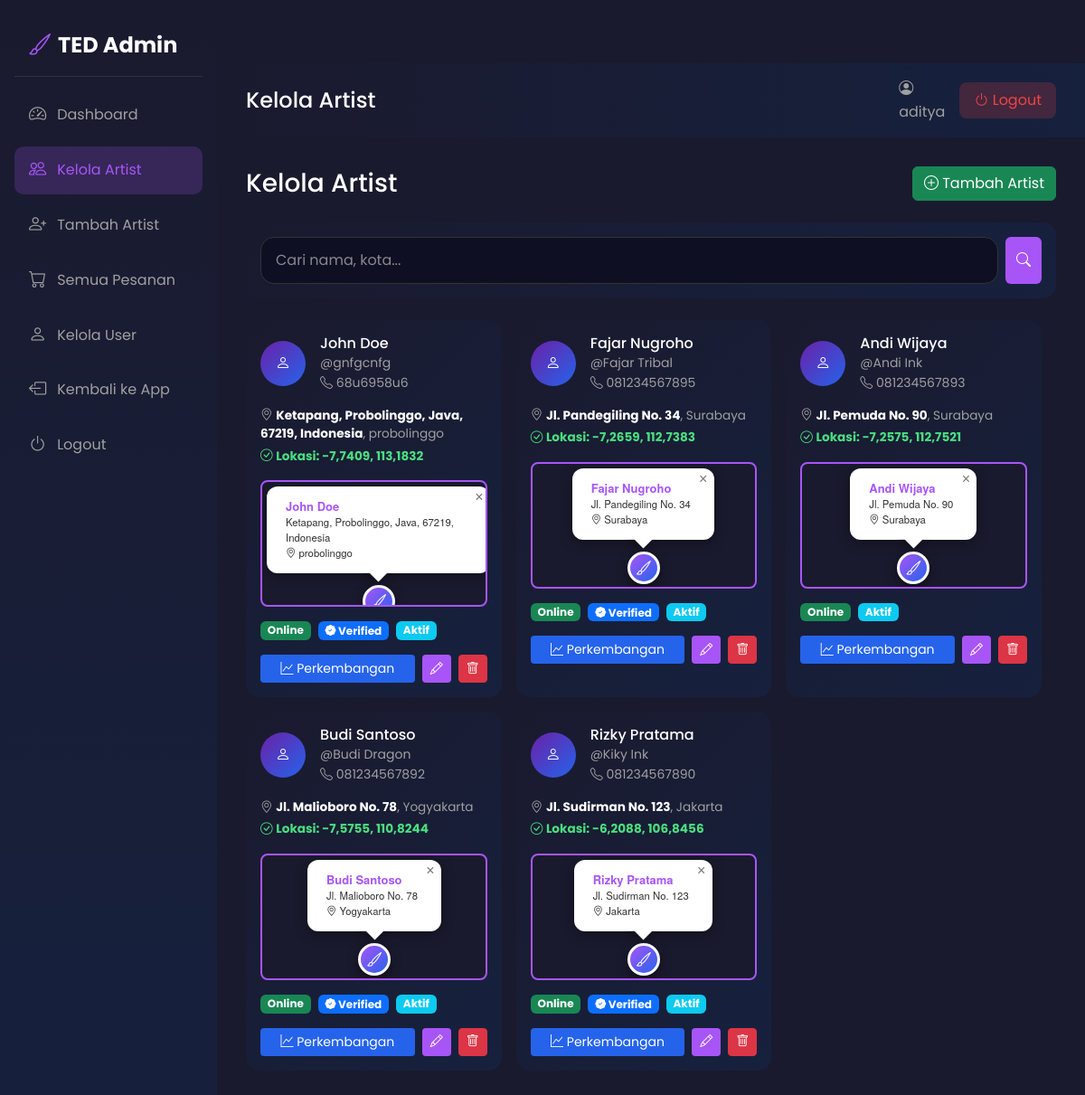
The app's page /owner/artists/ (signed in) with its own data.
### tedapp/models.py (models this page shows, shortened)
class Artist(models.Model):
    user = models.OneToOneField(User, on_delete=models.CASCADE, null=True, blank=True, related_name='artist_profile')
    name = models.CharField(max_length=200)
    nickname = models.CharField(max_length=100)
    photo = models.ImageField(upload_to='artists/', blank=True, null=True)
    phone = models.CharField(max_length=20)
    email = models.EmailField(blank=True)
    address = models.CharField(max_length=300)
    city = models.CharField(max_length=100)
    latitude = models.DecimalField(max_digits=9, decimal_places=6, null=True, blank=True)
    longitude = models.DecimalField(max_digits=9, decimal_places=6, null=True, blank=True)
    current_latitude = models.DecimalField(max_digits=9, decimal_places=6, null=True, blank=True, help_text='Lokasi saat ini (mobile tracking)')
    current_longitude = models.DecimalField(max_digits=9, decimal_places=6, null=True, blank=True, help_text='Lokasi saat ini (mobile tracking)')
    description = models.TextField()
    specializations = models.CharField(max_length=300)
    experience_years = models.IntegerField(default=0)
    rating = models.DecimalField(max_digits=3, decimal_places=2, default=0)
    total_reviews = models.IntegerField(default=0)
    is_available_home = models.BooleanField(default=True)
    is_available_studio = models.BooleanField(default=True)
    home_service_fee = models.DecimalField(max_digits=10, decimal_places=0, default=0)
    studio_name = models.CharField(max_length=200, blank=True)
    studio_address = models.CharField(max_length=300, blank=True)
    service_radius_km = models.DecimalField(max_digits=5, decimal_places=2, default=20, help_text='Radius layanan dalam km')
    is_verified = models.BooleanField(default=False)
    is_active = models.BooleanField(default=True)
    is_online = models.BooleanField(default=False, help_text='Artist sedang online/menerima order')
    payment_gopay = models.CharField(max_length=30, blank=True, help_text='Nomor GoPay')
    payment_ovo = models.CharField(max_length=30, blank=True, help_text='Nomor OVO')
    payment_dana = models.CharField(max_length=30, blank=True, help_text='Nomor DANA')
    payment_shopeepay = models.CharField(max_length=30, blank=True, help_text='Nomor ShopeePay')
    payment_transfer = models.CharField(max_length=50, blank=True, help_text='Nomor Rekening Transfer Bank')
    payment_bank_name = models.CharField(max_length=50, blank=True, help_text='Nama Bank')
    created_at = models.DateTimeField(auto_now_add=True)
    @property
    def has_location(self):
        return bool(self.latitude and self.longitude)

### tedapp/views.py (the view)
# urls.py: path('owner/artists/', views.owner_artists, name='owner_artists'),
@login_required
def owner_artists(request):
    try:
        profile = request.user.profile
        if profile.role != 'owner':
            messages.error(request, 'Anda tidak memiliki akses ke halaman owner.')
            return redirect('home')
    except UserProfile.DoesNotExist:
        return redirect('home')
    search = request.GET.get('q', '')
    artists_list = Artist.objects.all().order_by('-created_at')
    if search:
        artists_list = artists_list.filter(
            Q(name__icontains=search) |
            Q(city__icontains=search) |
            Q(nickname__icontains=search)
        )
    context = {
        'artists': artists_list,
        'search': search,
    }
    return render(request, 'tedapp/owner_artists.html', context)

### tedapp/templates/tedapp/owner_artists.html (shortened to what this page needs)
{% extends 'tedapp/owner_base.html' %}
{% block page_title %}Kelola Artist{% endblock %}
{% block content %}
<div class="d-flex justify-content-between align-items-center mb-4">
    <h3 class="text-white mb-0">Kelola Artist</h3>
    <a href="{% url 'owner_add_artist' %}" class="btn btn-success">
        <i class="bi bi-plus-circle"></i> Tambah Artist
    </a>
</div>
<div class="card border-0 mb-4" style="background: linear-gradient(135deg, #1a1a2e 0%, #16213e 100%); border-radius: 15px;">
    <div class="card-body">
        <form method="GET" class="d-flex gap-2">
            <input type="text" name="q" class="form-control" style="background: #0f0f23; border: 1px solid #333; color: #fff;" placeholder="Cari nama, kota..." value="{{ search }}">
            <button type="submit" class="btn btn-primary" style="background: #a855f7; border: none;">
                <i class="bi bi-search"></i>
            </button>
        </form>
    </div>
</div>
<link rel="stylesheet" href="https://unpkg.com/leaflet@1.9.4/dist/leaflet.css" />
<div class="row g-3">
    {% for artist in artists %}
    <div class="col-md-6 col-lg-4">
        <div class="card border-0 h-100" style="background: linear-gradient(135deg, #1a1a2e 0%, #16213e 100%); border-radius: 15px;">
            <div class="card-body">
                <div class="d-flex align-items-center mb-3">
                    {% if artist.photo %}
                    <img src="{{ artist.photo.url }}" class="rounded-circle me-3" style="width: 50px; height: 50px; object-fit: cover;">
                    {% else %}
                    <div class="rounded-circle me-3 d-flex align-items-center justify-content-center" style="width: 50px; height: 50px; background: linear-gradient(135deg, #6B21A8 0%, #2563EB 100%);">
                        <i class="bi bi-person text-white"></i>
                    </div>
                    {% endif %}
                    <div>
                        <h6 class="text-white mb-0">{{ artist.name }}</h6>
                        <small style="color: #a0a0a0;">@{{ artist.nickname }}</small>
                        <small class="d-block" style="color: #a0a0a0;"><i class="bi bi-telephone"></i> {{ artist.phone }}</small>
                    </div>
                </div>
                <div class="mb-3" style="font-size: 0.85rem;">
                    <p class="mb-1" style="color: #a0a0a0;"><i class="bi bi-geo-alt"></i> <strong style="color: #fff;">{{ artist.address }}</strong>, {{ artist.city }}</p>
                    {% if artist.has_location %}
                    <p class="mb-1" style="color: #4ade80;"><i class="bi bi-check-circle"></i> <strong>Lokasi: {{ artist.latitude|floatformat:4 }}, {{ artist.longitude|floatformat:4 }}</strong></p>
                    {% else %}
                    <p class="mb-0" style="color: #f87171;"><i class="bi bi-exclamation-triangle"></i> Lokasi belum di-set</p>
                    {% endif %}
                </div>
                {% if artist.has_location %}
                <div class="owner-map-container mb-3" data-lat="{{ artist.latitude }}" data-lng="{{ artist.longitude }}" data-name="{{ artist.name }}" data-address="{{ artist.address }}" data-city="{{ artist.city }}" style="height: 140px; border-radius: 8px; overflow: hidden; border: 2px solid #a855f7;"></div>
                {% endif %}
                <div class="d-flex gap-2 mb-3">
                    {% if artist.is_online %}
                    <span class="badge bg-success">Online</span>
                    {% else %}
                    <span class="badge bg-secondary">Offline</span>
                    {% endif %}
                    {% if artist.is_verified %}
                    <span class="badge bg-primary"><i class="bi bi-patch-check-fill"></i> Verified</span>
                    {% endif %}
                    {% if artist.is_active %}
                    <span class="badge bg-info">Aktif</span>
                    {% else %}
                    <span class="badge bg-danger">Nonaktif</span>
                    {% endif %}
                </div>
                <div class="d-flex gap-2">
                    <a href="{% url 'owner_artist_detail' artist.id %}" class="btn btn-sm flex-fill" style="background: #2563EB; color: #fff;">
                        <i class="bi bi-graph-up"></i> Perkembangan
                    </a>
                    <a href="{% url 'owner_edit_artist' artist.id %}" class="btn btn-sm" style="background: #a855f7; color: #fff;">
                        <i class="bi bi-pencil"></i>
                    </a>
                    <a href="{% url 'owner_delete_artist' artist.id %}" class="btn btn-sm btn-danger" onclick="return confirm('Yakin hapus artist {{ artist.name }}?')">
                        <i class="bi bi-trash"></i>
                    </a>
                </div>
            </div>
        </div>
    </div>
    {% empty %}
    <div class="col-12 text-center py-5">
        <i class="bi bi-people fs-1" style="color: #a0a0a0;"></i>
        <h5 class="mt-3 text-white">Tidak ada artist</h5>
        <a href="{% url 'owner_add_artist' %}" class="btn btn-success mt-2">Tambah Artist</a>
    </div>
    {% endfor %}
</div>
{% endblock %}

### tedapp/templates/tedapp/owner_base.html (shortened to what this page needs)
{% load static %}
{% load custom_filters %}
<!DOCTYPE html>
<html lang="id">
<head>
    <link href="https://cdn.jsdelivr.net/npm/bootstrap@5.3.0/dist/css/bootstrap.min.css" rel="stylesheet">
    <link rel="stylesheet" href="https://cdn.jsdelivr.net/npm/bootstrap-icons@1.10.0/font/bootstrap-icons.css">
    <link rel="stylesheet" href="https://unpkg.com/leaflet@1.9.4/dist/leaflet.css">
    <link rel="stylesheet" href="{% static 'base.css' %}">
    <link rel="stylesheet" href="{% static 'owner.css' %}">
</head>
<body>
    <aside class="sidebar">
        <a href="{% url 'owner_dashboard' %}" class="sidebar-brand">
            <i class="bi bi-brush" style="color: #a855f7;"></i> TED Admin
        </a>
        <ul class="sidebar-nav">
            <li>
                <a href="{% url 'owner_dashboard' %}" class="{% if request.path == '/owner/' %}active{% endif %}">
                    <i class="bi bi-speedometer2"></i>
                    <span>Dashboard</span>
                </a>
            </li>
            <li>
                <a href="{% url 'owner_artists' %}" class="{% if '/owner/artists' in request.path %}active{% endif %}">
                    <i class="bi bi-people"></i>
                    <span>Kelola Artist</span>
                </a>
            </li>
            <li>
                <a href="{% url 'owner_add_artist' %}" class="{% if '/owner/artist/add' in request.path %}active{% endif %}">
                    <i class="bi bi-person-plus"></i>
                    <span>Tambah Artist</span>
                </a>
            </li>
            <li>
                <a href="{% url 'owner_bookings' %}" class="{% if '/owner/bookings' in request.path %}active{% endif %}">
                    <i class="bi bi-cart"></i>
                    <span>Semua Pesanan</span>
                </a>
            </li>
            <li>
                <a href="{% url 'owner_users' %}" class="{% if '/owner/users' in request.path %}active{% endif %}">
                    <i class="bi bi-person"></i>
                    <span>Kelola User</span>
                </a>
            </li>
            <li>
                <a href="{% url 'home' %}">
                    <i class="bi bi-box-arrow-left"></i>
                    <span>Kembali ke App</span>
                </a>
            </li>
            <li>
                <a href="{% url 'logout' %}">
                    <i class="bi bi-power"></i>
                    <span>Logout</span>
                </a>
            </li>
        </ul>
    </aside>
    <main class="main-content">
        <div class="admin-header">
            <h1>{% block page_title %}Owner Panel{% endblock %}</h1>
            <div class="d-flex align-items-center gap-3">
                <span class="user-info">
                    <i class="bi bi-person-circle"></i> {{ request.user.username }}
                </span>
                <a href="{% url 'logout' %}" class="btn btn-logout">
                    <i class="bi bi-power"></i> Logout
                </a>
            </div>
        </div>
        {% block content %}{% endblock %}
    </main>
</body>
</html>

### static/base.css (style rules this page uses)
:root { --primary-purple: #6B21A8; --primary-purple-light: #9333EA; --primary-purple-dark: #581C87; --primary-blue: #2563EB; --primary-blue-light: #3B82F6; --primary-blue-dark: #1D4ED8; --accent-purple: #A855F7; --accent-blue: #60A5FA; --dark-bg: #0F0523; --card-bg: #1A0A2E; --text-primary: #FFFFFF; --text-secondary: #C4B5FD; --safe-area-bottom: env(safe-area-inset-bottom, 0px); }
* { margin: 0; padding: 0; box-sizing: border-box; -webkit-tap-highlight-color: transparent; -webkit-touch-callout: none; -webkit-user-select: none; user-select: none; }
html { overflow-x: hidden !important; max-width: 100vw !important; width: 100% !important; touch-action: pan-y pinch-zoom; }
body { font-family: 'Poppins', sans-serif; background: linear-gradient(135deg, var(--dark-bg) 0%, #0A1628 50%, var(--dark-bg) 100%); color: var(--text-primary); min-height: 100vh; overflow-x: hidden !important; overflow-y: auto; -webkit-overflow-scrolling: touch; padding-top: 70px; padding-bottom: 20px; max-width: 100%; width: 100%; touch-action: pan-y; }
.container, .row, section, article, main, nav, header, footer { max-width: 100%; overflow-x: hidden; }
.user-info { display: flex; flex-direction: column; gap: 2px; }
@media (min-width: 1025px) { body { padding-bottom: 72px; } }
@media (min-width: 1025px) { body { padding-top: 70px; } }
.form-control { background: var(--card-bg); border: 1px solid rgba(168, 85, 247, 0.3); color: var(--text-primary); border-radius: 15px; padding: 0.8rem 1rem; }
.form-control::placeholder { color: rgba(255, 255, 255, 0.5); }
.leaflet-container { background: #1a1a2e !important; width: 100% !important; }

### static/owner.css (style rules this page uses)
body { background: #1a1a2e; }
.sidebar { position: fixed; left: 0; top: 0; bottom: 0; width: 240px; background: linear-gradient(180deg, #1a1a2e 0%, #16213e 100%); padding: 1rem; z-index: 100; }
.sidebar-brand { color: #fff; font-size: 1.5rem; font-weight: 700; text-decoration: none; display: flex; align-items: center; gap: 0.5rem; padding: 1rem; margin-bottom: 1rem; border-bottom: 1px solid rgba(255,255,255,0.1); }
.sidebar-nav { list-style: none; padding: 0; margin: 0; }
.sidebar-nav li { margin-bottom: 0.5rem; }
.sidebar-nav a { color: #a0a0a0; text-decoration: none; padding: 0.75rem 1rem; display: flex; align-items: center; gap: 0.75rem; border-radius: 10px; transition: all 0.3s; }
.sidebar-nav a:hover, .sidebar-nav a.active { background: rgba(168, 85, 247, 0.2); color: #a855f7; }
.sidebar-nav a i { font-size: 1.2rem; }
.main-content { margin-left: 240px; padding: 2rem; min-height: 100vh; }
.admin-header { background: linear-gradient(90deg, #1a1a2e 0%, #16213e 100%); padding: 1rem 2rem; margin: -2rem -2rem 2rem -2rem; display: flex; justify-content: space-between; align-items: center; }
.admin-header h1 { color: #fff; font-size: 1.5rem; margin: 0; }
.admin-header .user-info { color: #a0a0a0; }
.admin-header .btn-logout { background: rgba(239, 68, 68, 0.2); color: #ef4444; border: none; padding: 0.5rem 1rem; border-radius: 8px; cursor: pointer; }

### records on screen
Artist: name "John Doe", nickname "gnfgcnfg", phone "68u6958u6", address "Ketapang, Probolinggo, Java, 67219, Indonesia", city "probolinggo", latitude "-7,7409", longitude "113,1832", is_online "Online", is_verified True (drawn), is_active "Aktif"
Artist: name "Fajar Nugroho", nickname "Fajar Tribal", phone "081234567895", address "Jl. Pandegiling No. 34", city "Surabaya", latitude "-7,2659", longitude "112,7383", is_online "Online", is_verified True (drawn), is_active "Aktif"
Artist: name "Andi Wijaya", nickname "Andi Ink", phone "081234567893", address "Jl. Pemuda No. 90", city "Surabaya", latitude "-7,2575", longitude "112,7521", is_online "Online", is_active "Aktif"
Artist: name "Budi Santoso", nickname "Budi Dragon", phone "081234567892", address "Jl. Malioboro No. 78", city "Yogyakarta", latitude "-7,5755", longitude "110,8244", is_online "Online", is_verified True (drawn), is_active "Aktif"
Artist: name "Rizky Pratama", nickname "Kiky Ink", phone "081234567890", address "Jl. Sudirman No. 123", city "Jakarta", latitude "-6,2088", longitude "106,8456", is_online "Online", is_verified True (drawn), is_active "Aktif"

### other values on screen
{{ request.user.username }} "aditya"
